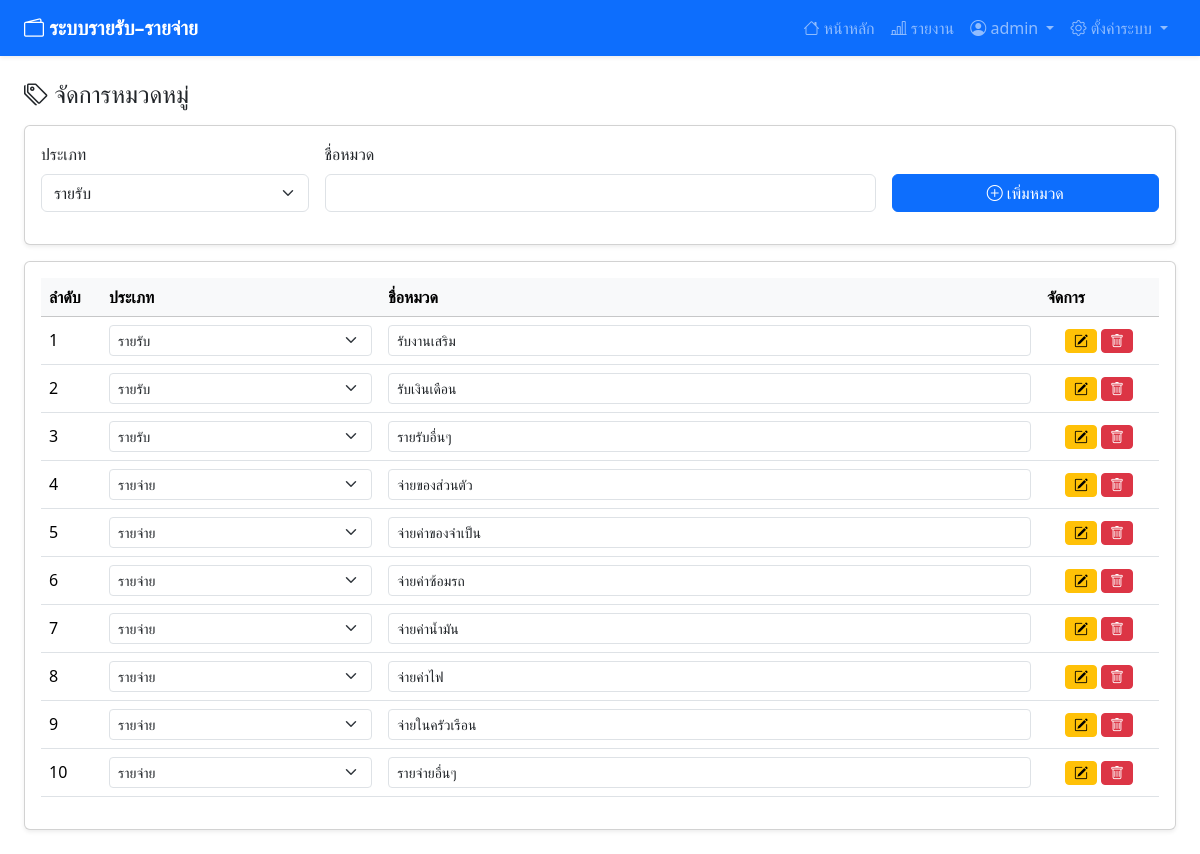
The app's page /Expense/categories.php (signed in) with its own data.
### tables this page shows
CREATE TABLE `categories`  (
  `id` int NOT NULL AUTO_INCREMENT,
  `user_id` int NOT NULL,
  `type` enum('income','expense') NOT NULL,
  `name` varchar(100) NOT NULL,
  `created_at` timestamp NOT NULL DEFAULT CURRENT_TIMESTAMP,
  PRIMARY KEY (`id`) USING BTREE,
  UNIQUE INDEX `uniq_user_type_name`(`user_id`, `type`, `name`) USING BTREE
);

### Expense/categories.php (the view, shortened to what this page needs)
<?php
require '../includes/config.php';
	$user_id = $_SESSION['user_id'];
	$stmt = $conn->prepare("
		SELECT id, type, name, created_at
		FROM categories
		WHERE user_id = ?
		ORDER BY type, name
	");
	$stmt->bind_param("i", $user_id);
	$stmt->execute();
	$result = $stmt->get_result();
?>
<head>
<?php require 'head.php'; ?>
</head>
<body>
<?php require 'navbar.php'; ?>
			<div class="container-fluid px-4 py-4">
			<h4 class="mb-3">
				<i class="bi bi-tags"></i> จัดการหมวดหมู่
			</h4>
			<div class="card mb-3 shadow-sm">
			<div class="card-body">
			<form method="post" class="row g-3 align-items-end">
				<div class="col-md-3">
					<label class="form-label">ประเภท</label>
					<select name="type" class="form-select" required>
						<option value="income">รายรับ</option>
					</select>
				</div>
				<div class="col-md-6">
					<label class="form-label">ชื่อหมวด</label>
					<input type="text" name="name" class="form-control" required>
				</div>
				<div class="col-md-3">
					<button name="add" class="btn btn-primary w-100">
						<i class="bi bi-plus-circle"></i> เพิ่มหมวด
					</button>
				</div>
			</form>
			</div>
			</div>
			<div class="card shadow-sm">
			<div class="card-body table-responsive">
			<table class="table table-hover align-middle">
			<thead class="table-light">
			<tr>
				<th width="60">ลำดับ</th>
				<th>ประเภท</th>
				<th>ชื่อหมวด</th>
				<th width="120">จัดการ</th>
			</tr>
			</thead>
			<tbody>
			<?php $i=1; while ($row = $result->fetch_assoc()): ?>
			<tr>
			<form method="post">
				<td><?= $i++ ?></td>
				<td>
					<select name="type" class="form-select form-select-sm">
						<option value="income" <?= $row['type']=='income'?'selected':'' ?>>รายรับ</option>
						<option value="expense" <?= $row['type']=='expense'?'selected':'' ?>>รายจ่าย</option>
					</select>
				</td>
				<td>
					<input type="text"
						   name="name"
						   class="form-control form-control-sm"
						   value="<?= htmlspecialchars($row['name']) ?>"
						   required>
				</td>
				<td class="text-center">
					<button name="update" class="btn btn-sm btn-warning">
						<i class="bi bi-pencil-square"></i>
					</button>
					<button name="delete"
							class="btn btn-sm btn-danger"
							onclick="return confirm('ลบหมวดนี้?')">
						<i class="bi bi-trash"></i>
					</button>
				</td>
			</form>
			</tr>
			<?php endwhile; ?>
			</tbody>
			</table>
			</div>
			</div>
</div>
</body>
</html>

### Expense/head.php (shortened to what this page needs)
<link href="https://cdn.jsdelivr.net/npm/bootstrap@5.3.2/dist/css/bootstrap.min.css" rel="stylesheet">
<link href="https://cdn.jsdelivr.net/npm/bootstrap-icons@1.11.3/font/bootstrap-icons.css" rel="stylesheet">

### Expense/navbar.php (shortened to what this page needs)
<nav class="navbar navbar-expand-lg navbar-dark bg-primary shadow-sm">
    <div class="container-fluid px-4">
        <a class="navbar-brand fw-semibold" href=" ">
            <i class="bi bi-wallet2"></i> ระบบรายรับ–รายจ่าย
        </a>
        <div class="collapse navbar-collapse" id="mainMenu">
            <ul class="navbar-nav ms-auto mb-2 mb-lg-0">
                <li class="nav-item">
                    <a class="nav-link" href="../index.php">
                        <i class="bi bi-house"></i> หน้าหลัก
                    </a>
                </li>
                <li class="nav-item">
                    <a class="nav-link" href="../report/report.php">
                        <i class="bi bi-bar-chart-line"></i> รายงาน
                    </a>
                </li>
				<?php if (isset($_SESSION['user_id'])): ?>
					<li class="nav-item dropdown">
						<a class="nav-link dropdown-toggle" href="#" role="button" data-bs-toggle="dropdown">
							<i class="bi bi-person-circle"></i>
							<?= htmlspecialchars($_SESSION['username']) ?>
						</a>
					</li>
					<li class="nav-item dropdown">
						<a class="nav-link dropdown-toggle" href="#" data-bs-toggle="dropdown">
							<i class="bi bi-gear"></i> ตั้งค่าระบบ
						</a>
					</li>
				<?php endif; ?>
            </ul>
        </div>
    </div>
</nav>

### records on screen
categories: type "รายรับ", name "รับงานเสริม"
categories: type "รายรับ", name "รับเงินเดือน"
categories: type "รายรับ", name "รายรับอื่นๆ"
categories: type "รายจ่าย", name "จ่ายของส่วนตัว"
categories: type "รายจ่าย", name "จ่ายค่าของจำเป็น"
categories: type "รายจ่าย", name "จ่ายค่าซ้อมรถ"
categories: type "รายจ่าย", name "จ่ายค่าน้ำมัน"
categories: type "รายจ่าย", name "จ่ายค่าไฟ"
categories: type "รายจ่าย", name "จ่ายในครัวเรือน"
categories: type "รายจ่าย", name "รายจ่ายอื่นๆ"

### other values on screen
$_SESSION['username'] "admin"
